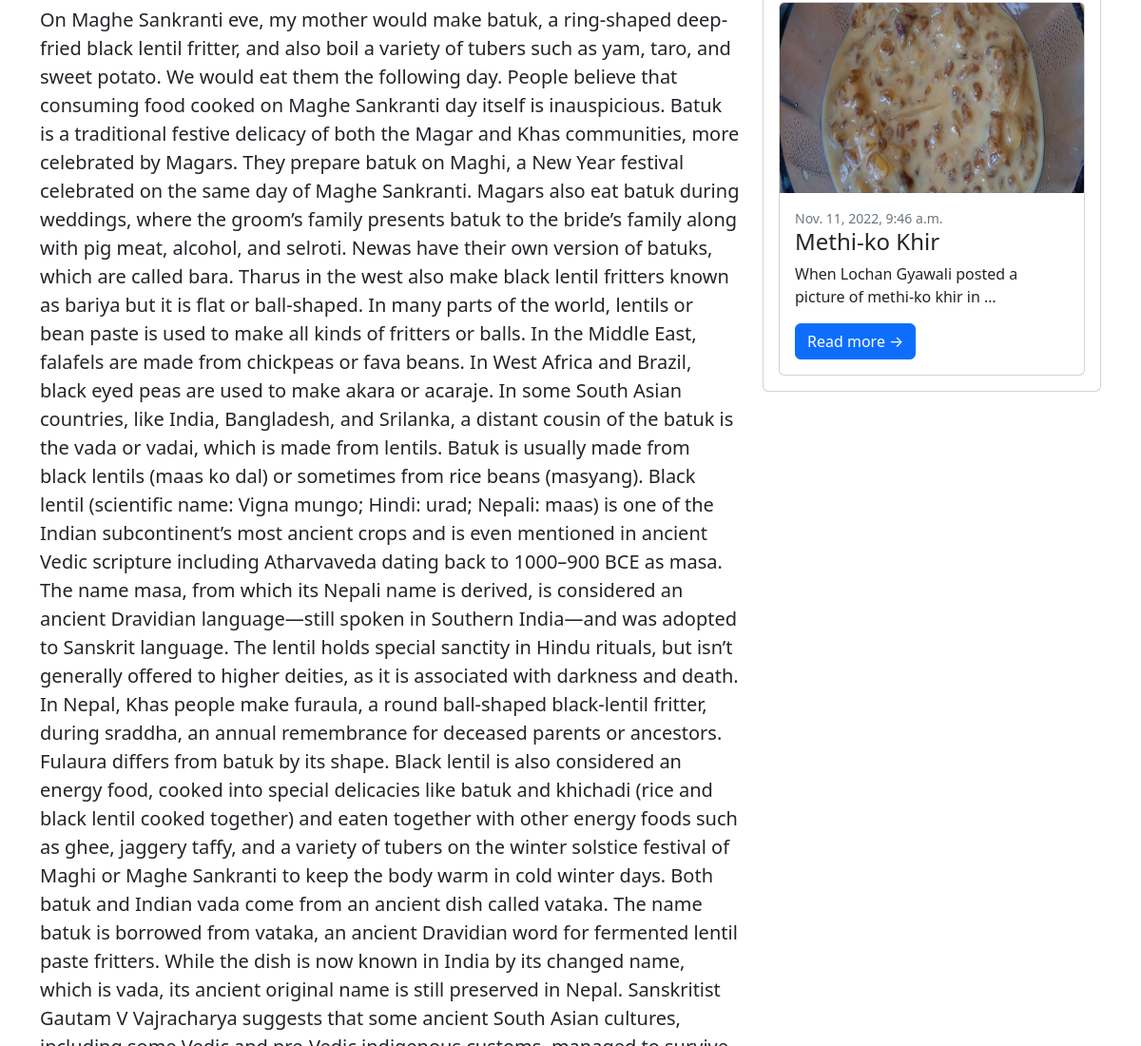
The page /blog/detail/1/the-culture-history-and-recipe-of-batuk/ (middle part) on the database as committed earlier.
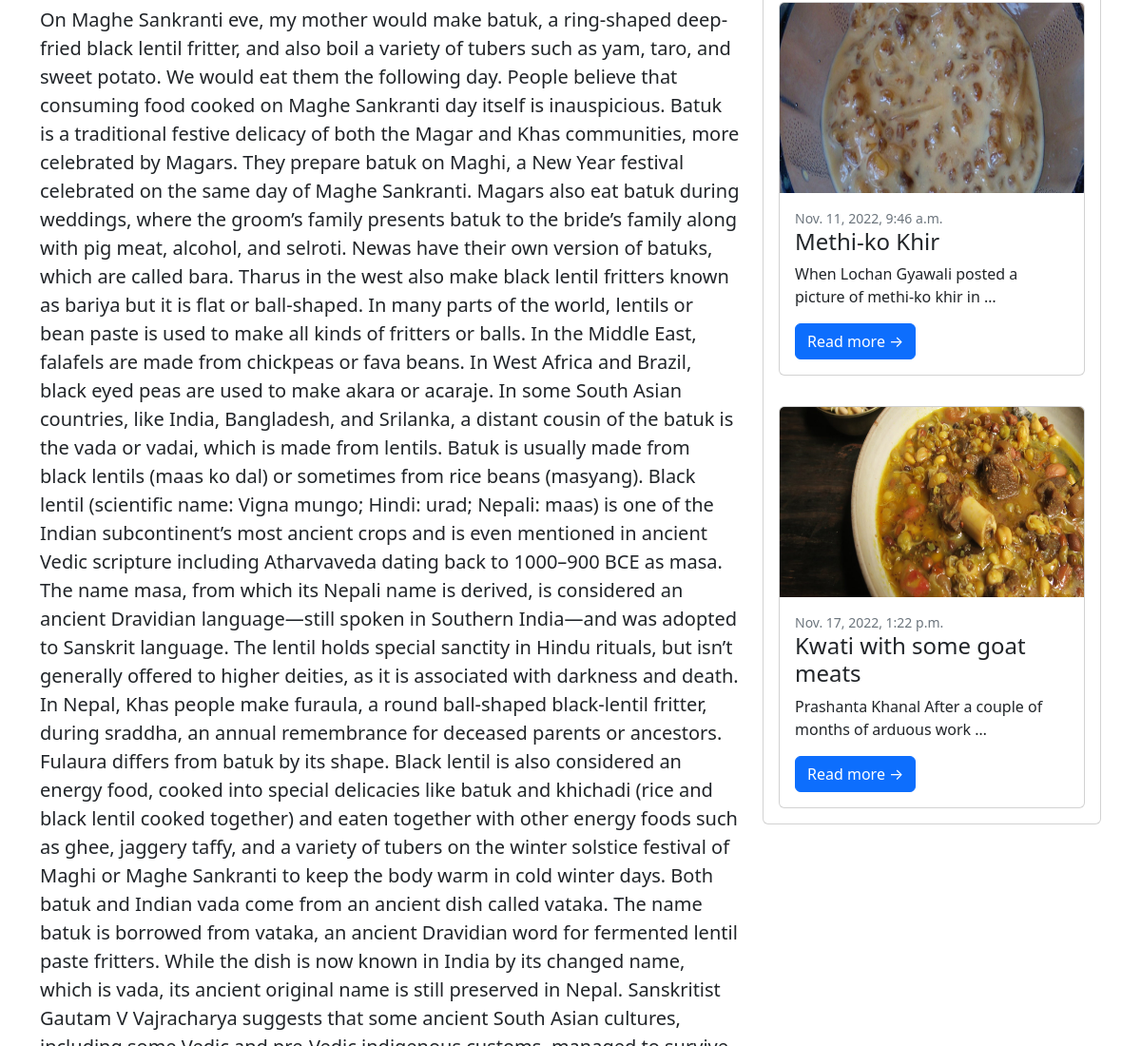
The same page on the database as committed later.
### blog/models.py (models this page shows, shortened)
class Post(models.Model):
    STATUS_CHOICES = (
        ("DRAFT","DRAFT"),
        ("PUBLISHED", "PUBLISHED"),
    )
    title = models.CharField(max_length=255)
    slug = models.CharField(max_length=255, unique=True)
    author = models.ForeignKey(User, on_delete=models.CASCADE)
    category = models.ForeignKey(Category, on_delete=models.CASCADE)
    body = models.TextField()
    image = models.ImageField(upload_to="images/blog/%Y/%m/%d", default="images/blog/default.jpg")
    status = models.CharField(max_length=20, choices=STATUS_CHOICES, default="DRAFT")
    created = models.DateTimeField(auto_now_add=True)
    updated = models.DateTimeField(auto_now = True)
    published = models.DateTimeField(default=timezone.now)
    def get_absolute_url(self):
        return reverse("blog:post_detail", kwargs={"pk": self.pk, "slug":self.slug})

### blog/views.py (the view, shortened to what this page needs)
# urls.py: path("detail/<int:pk>/<slug:slug>/", PostDetailView.as_view(), name="post_detail"),
class PostDetailView(DetailView, FormMixin):
    model = Post
    context_object_name = "post"
    template_name = "blog/postdetail.html"
    form_class = CommentForm
    def get_context_data(self, **kwargs):
        context = super().get_context_data(**kwargs)
        context["comments"] = Comment.objects.all().filter(post=self.kwargs['pk'])
        cat = get_object_or_404(Post, id=self.kwargs['pk'])
        context["posts"] = Post.objects.all().filter(category=cat.category)
        return context
    def post(self, request, *args, **kwargs):
        self.object = self.get_object()
        form = self.get_form()
        if form.is_valid():
            return self.form_valid(form)
        else:
            return self.form_invalid(form)

### blog/models.py (called while the page is built)
    def __str__(self):
        return self.name

### templates/blog/postdetail.html (shortened to what this page needs)
{% extends 'base.html' %}
{% block content %}
<div class="container mt-5">
    <div class="row">
        <div class="col-lg-8">
            <article>
                <section class="mb-5">
                    <p class="fs-5 mb-4">{{post.body}}</p>
                </section>
            </article>
        </div>
        <div class="col-lg-4">
            <div class="card mb-4">
                {% for posts in posts %}
                    <div class="card m-3">
                        <a href="#!"><img class="card-img-top" height="200px" src="{{posts.image.url}}" alt="..." /></a>
                        <div class="card-body">
                            <div class="small text-muted">{{posts.published}}</div>
                            <h2 class="card-title h4">{{posts.title}}</h2>
                            <p class="card-text">{{posts.body | truncatewords:10}}</p>
                            <a class="btn btn-primary" href="{{posts.get_absolute_url}}">Read more →</a>
                        </div>
                    </div>
                {% endfor %}
            </div>
        </div>
    </div>
</div>
{% endblock content %}

### templates/base.html (shortened to what this page needs)
<!DOCTYPE html>
<html lang="en">
<head>
    <link href="https://cdn.jsdelivr.net/npm/bootstrap@5.2.2/dist/css/bootstrap.min.css" rel="stylesheet">
</head>
<body>
    {% block content %}{% endblock content %}
</body>
</html>

Rows that differ between the two databases and show on the page:
added Post: image (picture), published "Nov. 17, 2022, 1:22 p.m.", title "Kwati with some goat meats", body "Prashanta Khanal After a couple of months of arduous work …"
